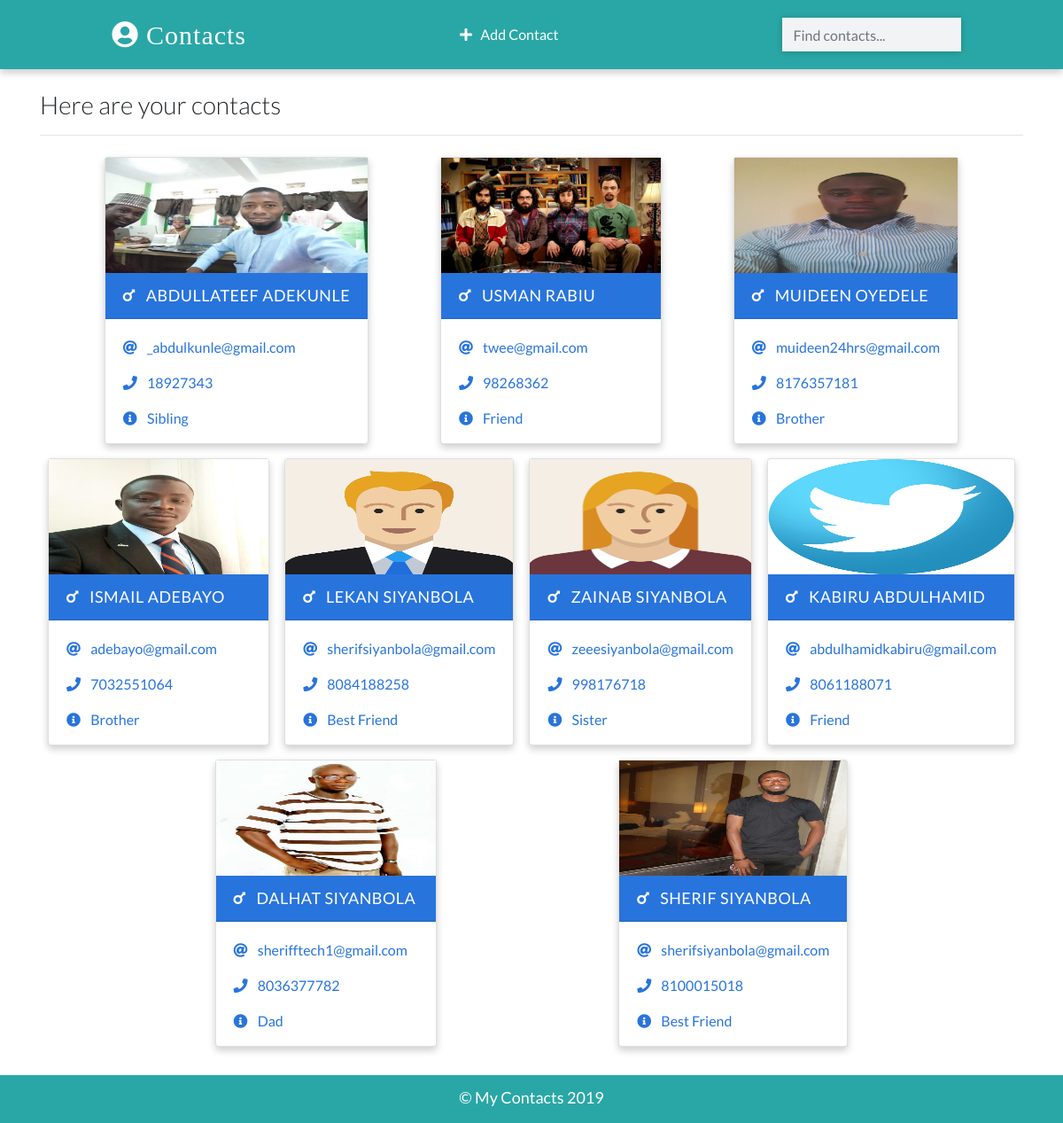
Before: / with the older database file.
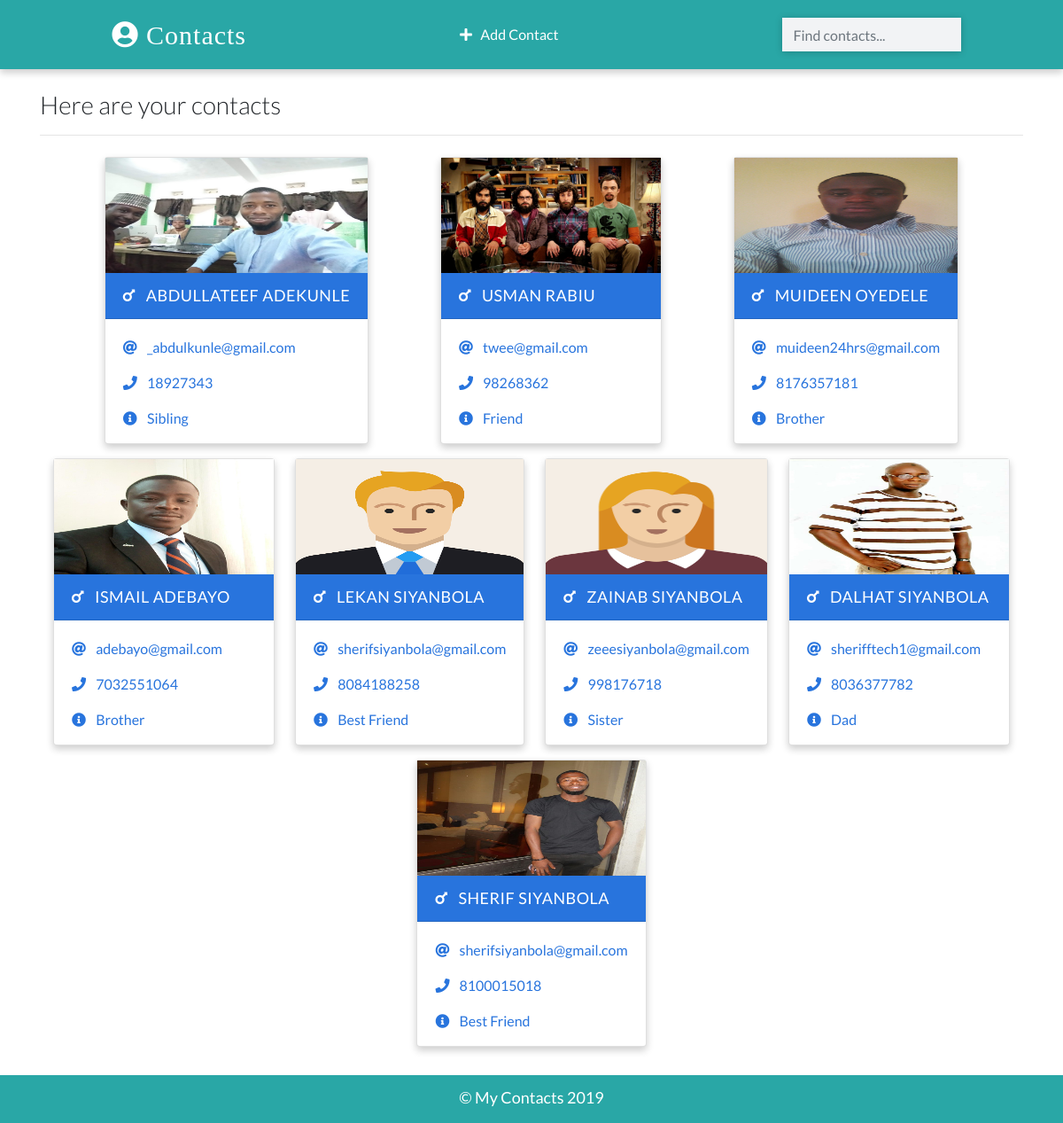
After: the same page with the newer database file.
### app/models.py (models this page shows, shortened)
class Contact(models.Model):
    name = models.CharField(max_length=100)
    email = models.EmailField(max_length=100)
    phone = models.IntegerField()
    info = models.CharField(max_length=100)
    gender = models.CharField(max_length=100, choices=(
        ('male', 'Male'),
        ('female', 'Female')
    ))
    image = models.ImageField(upload_to='images/', blank=True)
    date_added = models.DateTimeField(default=datetime.now)
    class Meta:
        ordering = ['-id']

### app/views.py (the view)
# urls.py: path('',views.HomePageView.as_view(), name="home"),
class HomePageView(ListView):
    template_name = 'index.html'
    model = Contact
    context_object_name = 'contacts'

### templates/index.html (shortened to what this page needs)
{% extends 'base.html' %}
{% load static %}
{% block content %}
<div class="container">
    <h3 class="heading font-weight-light">Here are your contacts</h3>
    <hr />
</div>
  <div class="container main-part">
  {% if  contacts %}
  {% for contact in contacts%}
    {% include 'partials/_card.html' %}
  {% endfor %}
  {% else %}
  <p class="d-block font-weight-light my-2 heading">You have not saved any contact yet</p>
  {% endif %}
</div>
{% endblock content %}

### templates/partials/_card.html (shortened to what this page needs)
{% load static %}
 {% if  contact.gender == 'male' %}
    <div class="card my-2 mx-2 boy-card {% if 'detail' in request.path %} mx-auto w-25 {% endif %}">
      <img src="{% if contact.image %}
      {{contact.image.url}}
      {% else %}
      {% static 'images/boy.png'%}
      {% endif %}" class="img-fluid" />
      <div class="card-header">
        <a href="{% url 'detail' contact.id %}" class="text-white header-link"
          ><i class="fas fa-mars mr-2"></i> {{contact.name}} </a
        >
      </div>
      <div class="card-body pb-0">
        <p>
          <i class="fas fa-at mr-2"></i>
          <a href="mailto:{{contact.email}}">{{contact.email}}</a>
        </p>
        <p>
          <i class="fas fa-phone mr-2"></i>
          <a href="tel:{{contact.number}}">{{contact.phone}}</a>
        </p>
        <p><i class="fas fa-info-circle mr-2"></i> {{contact.info}}</p>
      </div>
    </div>
  {% else %}
      <div class="card my-2 mx-2 boy-card">
      <img src= "{% if contact.image %}
      {{contact.image.url}}
      {% else %}
      {% static 'images/girl.png'%}
      {% endif %}" class="img-fluid" />
      <div class="card-header">
        <a href="{% url 'detail' contact.id %}" class="text-white header-link"
          ><i class="fas fa-mars mr-2"></i> {{contact.name}} </a>
      </div>
      <div class="card-body pb-0">
        <p>
          <i class="fas fa-at mr-2"></i>
          <a href="mailto:{{contact.email}}">{{contact.email}}</a>
        </p>
        <p>
          <i class="fas fa-phone mr-2"></i>
          <a href="tel:{{contact.number}}">{{contact.phone}}</a>
        </p>
        <p><i class="fas fa-info-circle mr-2"></i> {{contact.info}}</p>
      </div>
    </div>
  {% endif %}

Changed rows visible on the page:
removed Contact: image (picture), name "KABIRU ABDULHAMID", email "abdulhamidkabiru@gmail.com", phone "8061188071", info "Friend"
